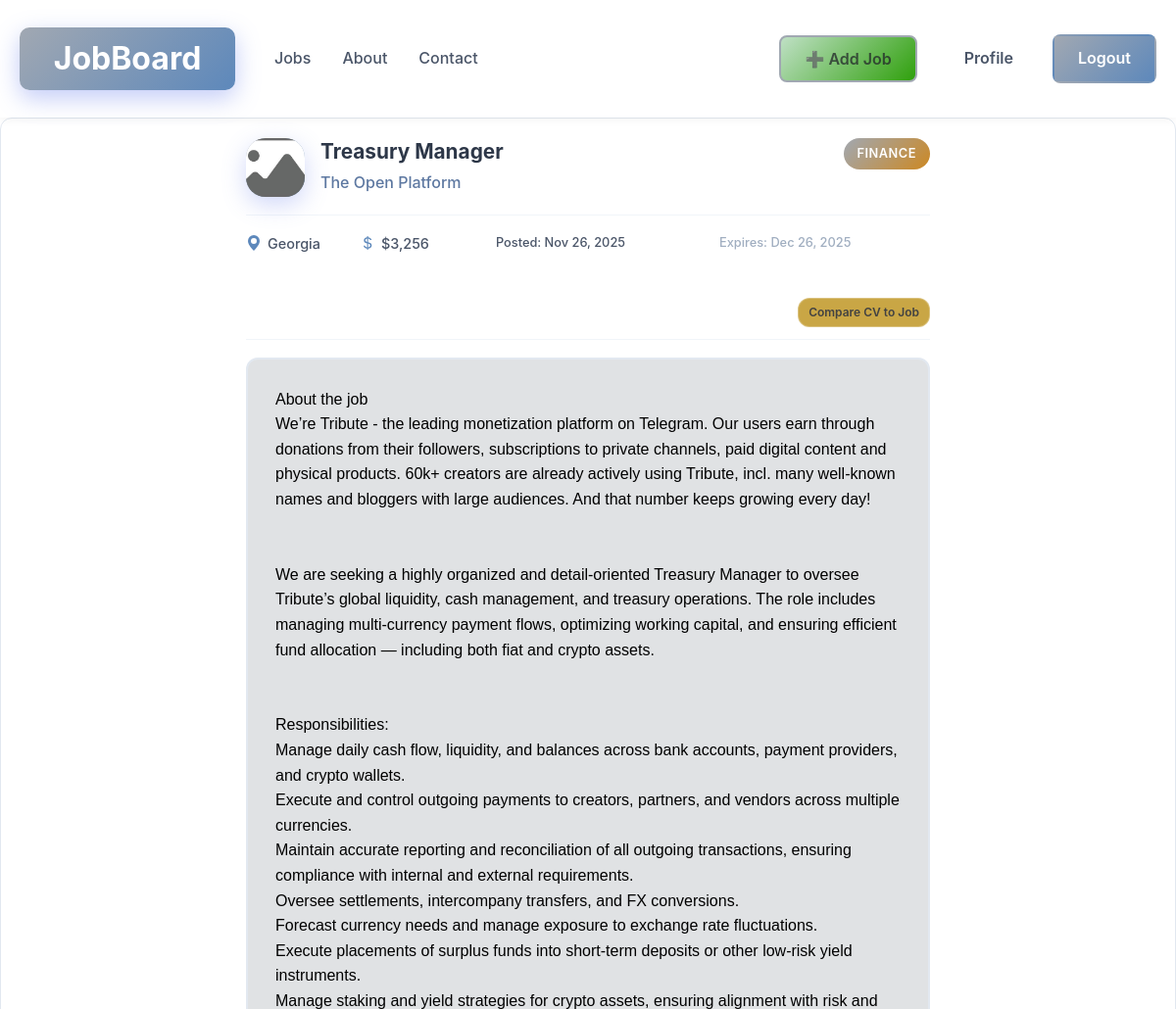
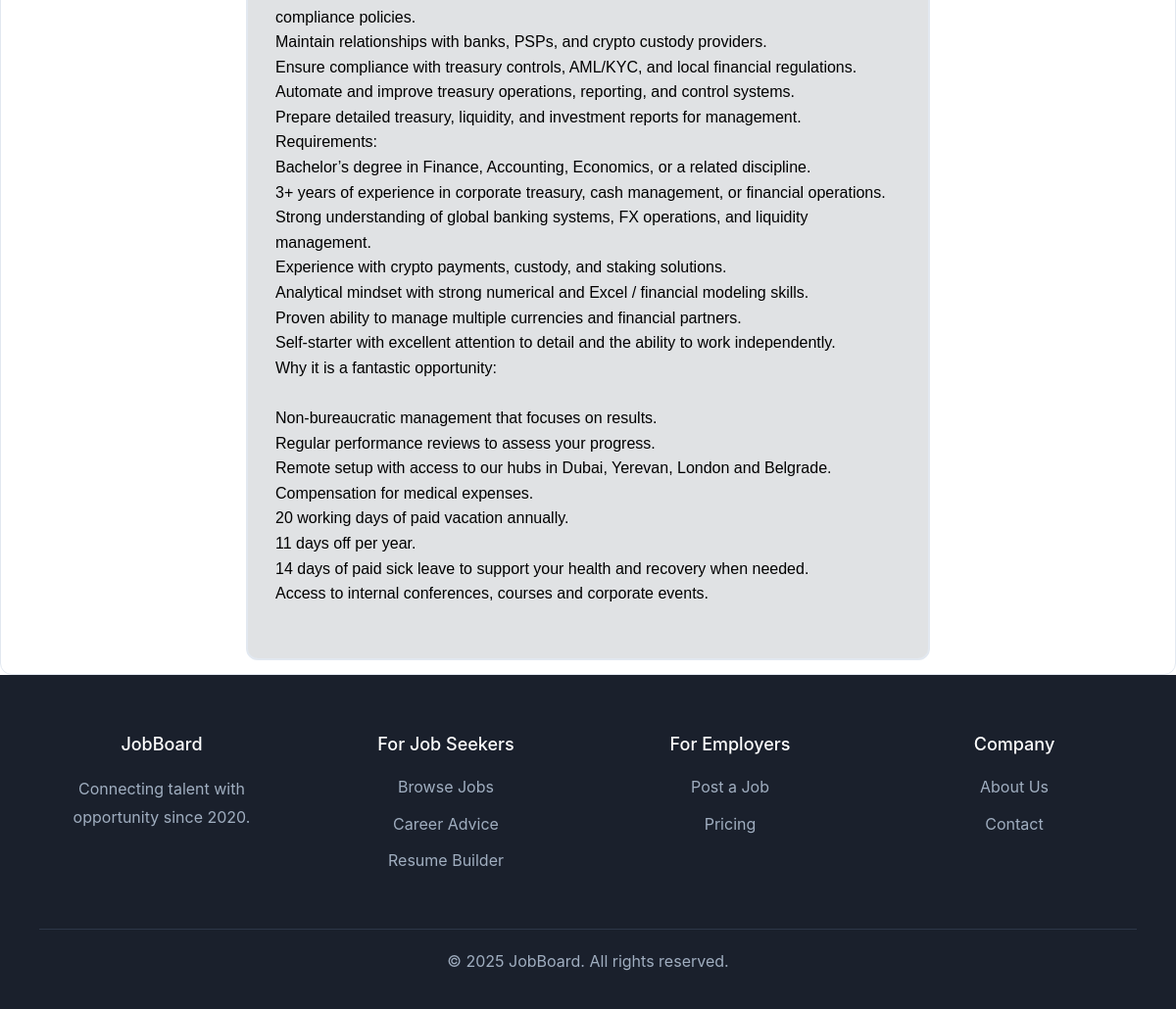
Page /job/5 (signed in) on the committed database (2 pictures, top to bottom).
### models.py (models this page shows, shortened)
class User(db.Model,UserMixin):
    id=db.Column(db.Integer,primary_key=True)
    firstname = db.Column(db.String(20), nullable=False)
    lastname = db.Column(db.String(20), nullable=False)
    username = db.Column(db.String(20), unique=True, nullable=False)
    email = db.Column(db.String(50), unique=True, nullable=False)
    password = db.Column(db.String(60),nullable=False)
    image_file = db.Column(db.String(30), nullable=False, default='default.jpg')
    registration_date=db.Column(db.Date, nullable=False, default=date.today)
    jobs = db.relationship('Job', backref='author', lazy=True)

class Job(db.Model):
    id = db.Column(db.Integer, primary_key=True)
    title = db.Column(db.String(100), nullable=False)
    date_posted = db.Column(db.Date, nullable=False, default=date.today)
    date_expire = db.Column(db.Date, nullable=False, default=lambda: date.today() + timedelta(days=30))
    short_description = db.Column(db.Text, nullable=False)
    full_description = db.Column(db.Text, nullable=False)
    company = db.Column(db.String(100), nullable=False)
    salary = db.Column(db.Integer, nullable=True, default=1000)
    location = db.Column(db.String(100), nullable=False)
    category = db.Column(db.String(50), nullable=False)
    user_id = db.Column(db.Integer, db.ForeignKey('user.id'), nullable=False)

### routes.py (the view)
@app.route('/job/<int:job_id>')
@login_required
def job_detail_page(job_id):
    job = Job.query.get_or_404(job_id)
    return render_template('jobdescription.html', job_detail=job)

### app.py (called while the page is built)
@login_manager.user_loader
def load_user(user_id):
    return User.query.get(int(user_id))

### templates/jobdescription.html (shortened to what this page needs)
{% extends "base.html" %}
{% block content %}
    <div class="job-detail-card">
        <div class="job-card-header">
            <div class="avatar" style="width: 60px; height: 60px; font-size: 40px; border-radius: 20px; overflow: hidden;">
                <img src="{{ url_for('static', filename='../static/images/'+job_detail.author.image_file) }}" alt="Logo" style="width: 100%; height: 100%; object-fit: cover;">
            </div>
            <div class="job-info">
                <h3 class="job-title">{{ job_detail.title }}</h3>
                <a href="{{ url_for('home_page', company=job_detail.company) }}" class="company-name">{{ job_detail.company }}</a>
            </div>
            <span class="job-category-badge">{{ job_detail.category }}</span>
        </div>
        <div class="job-details">
            <span class="job-detail-item">
                <svg width="16" height="16" fill="currentColor" viewBox="0 0 16 16">
                    <path d="M8 16s6-5.686 6-10A6 6 0 0 0 2 6c0 4.314 6 10 6 10zm0-7a3 3 0 1 1 0-6 3 3 0 0 1 0 6z"/>
                </svg>
                {{ job_detail.location }}
            </span>
                {% if job_detail.salary %}
            <span class="job-detail-item">
                ${{ "{:,}".format(job_detail.salary) }}
            </span>
            {% endif %}
            <span class="posted-date" >Posted: {{ job_detail.date_posted.strftime('%b %d, %Y') if job_detail.date_posted else 'N/A' }}</span>
            <span class="expire-date" >Expires: {{ job_detail.date_expire.strftime('%b %d, %Y') if job_detail.date_expire else 'N/A' }}</span>
            <a href="{{ url_for('cv_compare_page',job_id=job_detail.id) }}" class="remove-filter-btn right-links">Compare CV to Job </a>
        </div>
        <div>
            <div class="job-description">{{job_detail.full_description}}
            </div>
        </div>
    </div>
{% endblock %}

### static/css/style.css (style rules this page uses)
* { margin: 0; padding: 0; box-sizing: border-box; }
body { font-family: -apple-system, BlinkMacSystemFont, 'Segoe UI', Roboto, Oxygen, Ubuntu, Cantarell, sans-serif; line-height: 1.6; color: #2d3748; min-height: 100vh; display: flex; flex-direction: column; }
body > nav, body > section, body > main, body > div:not(.footer) { flex-shrink: 0; }
.right-links { display: flex; gap: 16px; margin-left: auto !important; padding-right: 0; margin-right: 0; }
.avatar { width: 120px; height: 120px; margin: 0 auto; background: linear-gradient(135deg, #A1A8B2 0%, #5D88BB 100%); border-radius: 50%; display: flex; align-items: center; justify-content: center; color: white; font-size: 32px; font-weight: 700; box-shadow: 0 8px 24px rgba(102, 126, 234, 0.3); }
.job-card-header { display: flex; gap: 16px; margin-bottom: 18px; align-items: flex-start; }
.job-info { flex: 1; }
.job-title { font-size: 1.3rem; font-weight: 700; color: #2d3748; margin-bottom: 6px; line-height: 1.3; }
.company-name { color: #5d78a1; font-size: 1rem; margin: 0; font-weight: 500; text-decoration: none; }
.job-category-badge { padding: 6px 14px; background: linear-gradient(135deg, #A1A8B2 0%, #cc8823 100%); color: white; border-radius: 20px; font-size: 0.8rem; font-weight: 600; text-transform: uppercase; letter-spacing: 0.5px; white-space: nowrap; }
.job-details { display: flex; flex-wrap: wrap; gap: 40px; margin-bottom: 18px; padding: 12px 0; border-top: 1px solid #f1f5f9; border-bottom: 1px solid #f1f5f9; }
.job-detail-item { display: flex; align-items: center; gap: 6px; font-size: 0.9rem; color: #4a5568; font-weight: 500; }
.job-detail-item svg { flex-shrink: 0; color: #5D88BB; }
.job-description { white-space: pre-wrap; word-wrap: break-word; font-family: Arial, sans-serif; color: #000000; background:#e0e2e4; padding: 28px; border: 2px solid #e2e8f0; border-radius: 12px; line-height: 1.6; margin-bottom: 14px; font-size: 16px; font-weight: 200; }
.job-detail-card { padding-top: 20px; padding-left: 250px; padding-right: 250px; border: 1px solid #e2e8f0; border-radius: 12px; transition: all 0.3s; background: white; }
.posted-date, .expire-date { padding: 6px 28px; font-size: 0.8rem; color: #718096; font-weight: 500; }
.posted-date { color: #4a5568; }
.expire-date { color: #a0aec0; }
.remove-filter-btn { padding: 4px 10px; background: rgba(182, 134, 2, 0.733); color: rgb(66, 66, 66); text-decoration: none; border-radius: 12px; font-size: 0.75rem; font-weight: 600; transition: all 0.2s; border: 1px solid rgba(255, 255, 255, 0.3); }

### rows in the picture
User: image_file (placeholder picture)
Job: title "Treasury Manager", company "The Open Platform", category "FINANCE", location "Georgia", salary "3,256", date_posted "Nov 26, 2025", date_expire "Dec 26, 2025", full_description "About the job We’re Tribute - the leading monetization platform on Telegram. Our users earn through donations from their followers, subscriptions to private channels, paid digital content and physical products. 60k+ creators are already actively using Tribute, incl. many well-known names and bloggers with large audiences. And that number keeps growing every day! We are seeking a highly organized and detail-oriented Treasury Manager to oversee Tribute’s global liquidity, cash management, and treasury operations. The role includes managing multi-currency payment flows, optimizing working capital, and ensuring efficient fund allocation — including both fiat and crypto assets. Responsibilities:…"
